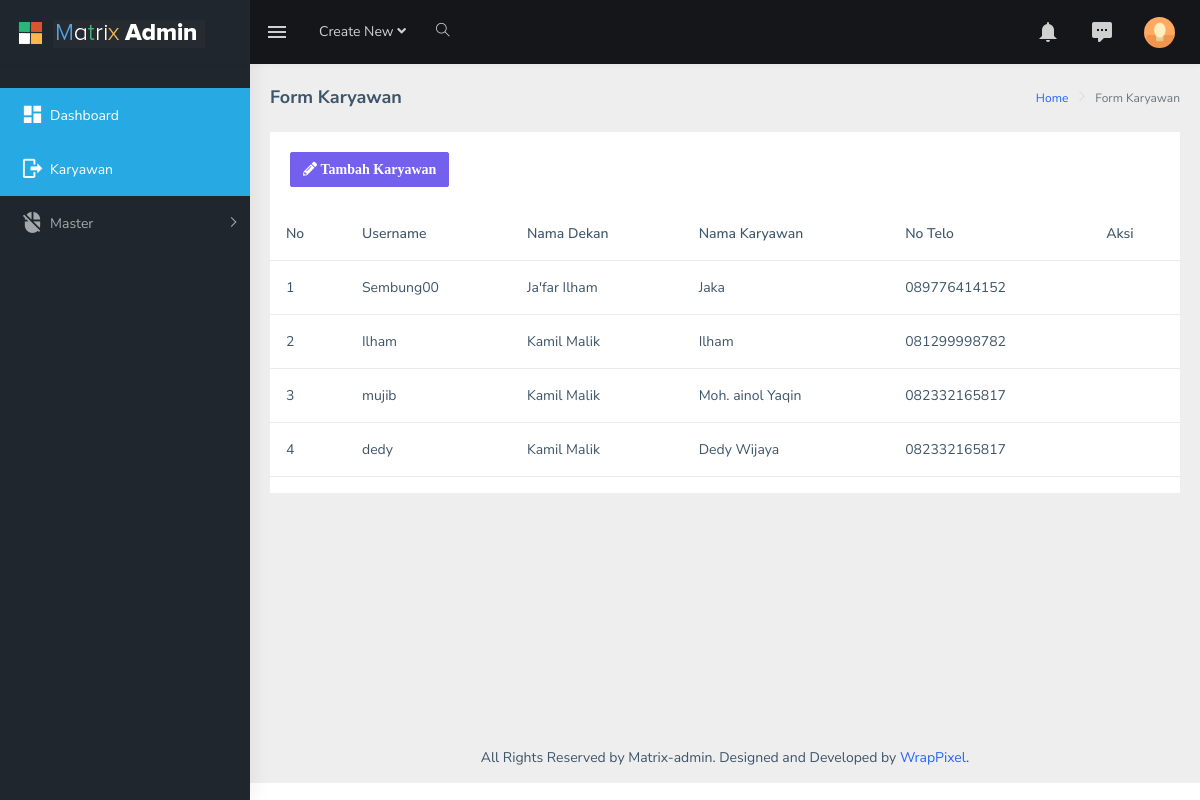
The page /form-karyawan/ (signed in) on the database its author committed.
### akses/models.py (models this page shows, shortened)
class Karyawan(models.Model):
    Pilihan=(
        ('pimpinan', 'pimpinan'),
        ('karyawan' , 'karyawan'),
    )
    id_karyawan = models.AutoField(primary_key = True)
    user = models.OneToOneField(User, blank=True, null=True, on_delete=models.CASCADE)
    id_unit = models.ForeignKey(Unit, blank=True, null= True, on_delete=models.SET_NULL)
    nama_karyawan = models.CharField(max_length=200)
    telp_karyawan =  models.CharField(max_length=100)
    status = models.CharField(max_length=150, blank=True, null=True, choices=Pilihan)
    class Meta:
        verbose_name_plural ="Karyawan"

class Unit(models.Model):
    id_unit = models.AutoField(primary_key = True)
    user = models.OneToOneField(User, null=True, on_delete=models.CASCADE)
    fakultas = models.CharField(max_length=200, blank=True, null=True)
    nama_dekan =  models.CharField(max_length=100, blank=True, null=True)
    class Meta:
        verbose_name_plural ="Unit"

### akses/decorators.py (the view)
        def perubahan_halaman(request, *args, **kwargs):
            group = None
            if request.user.groups.exists():
                group = request.user.groups.all()[0].name
            if group in yang_diizinkan :
                return fungsi_awal(request, *args, **kwargs)
            else:
                return HttpResponse('<h2><center>Anda Tidak Dijikankan Ke Tampilam ini</center></h2>')

### akses/views.py (called while the page is built)
@login_required(login_url='login')
@ijinkan_pengguna(yang_diizinkan=['admin'])
def formkaryawan(request):
    data = Karyawan.objects.order_by('-id_karyawan')
    context ={
        "menu" : 'Form Karyawan',
        "page" : 'Form Karyawan',
        'karyawan' : data
    }
    return render(request, 'akses/formkaryawan.html', context)

### akses/templates/akses/formkaryawan.html
{% extends "base.html" %}
{% load static %}
{% block content %}
        <div class="page-wrapper">
            <div class="page-breadcrumb">
                <div class="row">
                    <div class="col-12 d-flex no-block align-items-center">
                        <h4 class="page-title">{{menu}}</h4>
                        <div class="ms-auto text-end">
                            <nav aria-label="breadcrumb">
                                <ol class="breadcrumb">
                                    <li class="breadcrumb-item"><a href="#">Home</a></li>
                                    <li class="breadcrumb-item active" aria-current="page">{{menu}}</li>
                                </ol>
                            </nav>
                        </div>
                    </div>
                </div>
            </div>
            <div class="container-fluid">
                 <div class="col-12">
                 <div class="card">
                            <div class="card-body">
                            <a href="{% url 'inputkaryawan'  %}" type="button" class="btn btn-primary"><i class="fas fa-pencil-alt"> Tambah Karyawan</i></a>
                            <br/>
                            </div>
                            <table class="table">
                                <thead>
                                    <tr>
                                        <th scope="col">No</th>
                                        <th scope="col">Username</th>
                                        <th scope="col">Nama Dekan</th>
                                        <th scope="col">Nama Karyawan</th>
                                        <th scope="col">No Telo</th>
                                        <th scope="col">Aksi</th>
                                    </tr>
                                </thead>
                                <tbody>
                                {% for r in karyawan %}
                                 <tr>
                                        <td>{{ forloop.counter }}</td>
                                        <td>{{ r.user }}</td>
                                        <td>{{ r.id_unit.nama_dekan }}</td>
                                        <td>{{ r.nama_karyawan }}</td>
                                        <td>{{ r.telp_karyawan }}</td>
                                        <td></td>
                                    </tr>
                                {% empty %}
                                <tr>
                                    <td colspan="6" align="center"> Data Masih Kosong</td>
                                </tr>
                                {% endfor %}
                                </tbody>
                            </table>
                        </div>
                 </div>
            </div>
{% endblock content %}

### templates/base.html (shortened to what this page needs)
{% load static %}
<!DOCTYPE html>
<html dir="ltr" lang="en">
<head>
    <link href="{% static 'public/assets/libs/flot/css/float-chart.css' %}" rel="stylesheet">
    <link href="{% static 'public/dist/css/style.min.css' %}" rel="stylesheet">
</head>
<body>
    <div id="main-wrapper" data-layout="vertical" data-navbarbg="skin5" data-sidebartype="full"
        data-sidebar-position="absolute" data-header-position="absolute" data-boxed-layout="full">
        <header class="topbar" data-navbarbg="skin5">
            <nav class="navbar top-navbar navbar-expand-md navbar-dark">
                <div class="navbar-header" data-logobg="skin5">
                    <a class="navbar-brand" href="index.html">
                        <b class="logo-icon ps-2">
                            <img src="{% static 'public/assets/images/logo-icon.png'%}" alt="homepage" class="light-logo" />
                        </b>
                        <span class="logo-text">
                            <img src="{% static 'public/assets/images/logo-text.png'%}" alt="homepage" class="light-logo" />
                        </span>
                    </a>
                </div>
                <div class="navbar-collapse collapse" id="navbarSupportedContent" data-navbarbg="skin5">
                    <ul class="navbar-nav float-start me-auto">
                        <li class="nav-item d-none d-lg-block"><a
                                class="nav-link sidebartoggler waves-effect waves-light" href="javascript:void(0)"
                                data-sidebartype="mini-sidebar"><i class="mdi mdi-menu font-24"></i></a></li>
                        <li class="nav-item dropdown">
                            <a class="nav-link dropdown-toggle" href="#" id="navbarDropdown" role="button" data-bs-toggle="dropdown" aria-expanded="false">
                                <span class="d-none d-md-block">Create New <i class="fa fa-angle-down"></i></span>
                            </a>
                        </li>
                        <li class="nav-item search-box"> <a class="nav-link waves-effect waves-dark"
                                href="javascript:void(0)"><i class="ti-search"></i></a>
                        </li>
                    </ul>
                    <ul class="navbar-nav float-end">
                        <li class="nav-item dropdown">
                            <a class="nav-link dropdown-toggle" href="#" id="navbarDropdown" role="button" data-bs-toggle="dropdown" aria-expanded="false">
                                <i class="mdi mdi-bell font-24"></i>
                            </a>
                        </li>
                        <li class="nav-item dropdown">
                            <a class="nav-link dropdown-toggle waves-effect waves-dark" href="#" id="2" role="button" data-bs-toggle="dropdown" aria-expanded="false">
                                 <i class="font-24 mdi mdi-comment-processing"></i>
                            </a>
                        </li>
                        <li class="nav-item dropdown">
                            <a class="nav-link dropdown-toggle text-muted waves-effect waves-dark pro-pic" href="#" id="navbarDropdown" role="button" data-bs-toggle="dropdown" aria-expanded="false">
                                <img src="{% static 'public/assets/images/users/1.jpg' %}" alt="user" class="rounded-circle" width="31">
                            </a>
                        </li>
                    </ul>
                </div>
            </nav>
        </header>
        {% include "navbar.html" %}
        {% block content %}
        {% endblock content %}
<footer class="footer text-center">
                All Rights Reserved by Matrix-admin. Designed and Developed by <a
                    href="https://www.wrappixel.com">WrapPixel</a>.
            </footer>
        </div>
    </div>
</body>
</html>

### templates/navbar.html (shortened to what this page needs)
  <aside class="left-sidebar" data-sidebarbg="skin5">
            <div class="scroll-sidebar">
                <nav class="sidebar-nav">
                    <ul id="sidebarnav" class="pt-4">
                        <li class="sidebar-item"> <a class="sidebar-link waves-effect waves-dark sidebar-link"
                                href="" aria-expanded="false"><i class="mdi mdi-view-dashboard"></i><span
                                    class="hide-menu">Dashboard</span></a>
                        </li>
                        <li class="sidebar-item"> <a class="sidebar-link waves-effect waves-dark sidebar-link"
                                href="{% url 'formkaryawan' %}" aria-expanded="false"><i class="mdi mdi-logout"></i><span
                                    class="hide-menu">Karyawan</span></a>
                        </li>
                         <li class="sidebar-item"> <a class="sidebar-link has-arrow waves-effect waves-dark"
                                href="javascript:void(0)" aria-expanded="false"><i class="mdi mdi-mouse-off"></i><span
                                    class="hide-menu">Master </span></a>
                        </li>
                    </ul>
                </nav>
            </div>
        </aside>

### rows shown on the page
Karyawan: user "Sembung00", id_unit.nama_dekan "Ja'far Ilham", nama_karyawan "Jaka", telp_karyawan "089776414152"
Karyawan: user "Ilham", id_unit.nama_dekan "Kamil Malik", nama_karyawan "Ilham", telp_karyawan "081299998782"
Karyawan: user "mujib", id_unit.nama_dekan "Kamil Malik", nama_karyawan "Moh. ainol Yaqin", telp_karyawan "082332165817"
Karyawan: user "dedy", id_unit.nama_dekan "Kamil Malik", nama_karyawan "Dedy Wijaya", telp_karyawan "082332165817"

### other values the page prints
{{ menu }} "Form Karyawan"
